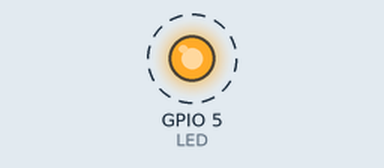
This program was run on a simulated Raspberry Pi (BCM pin numbers). Shown: output pins drawn as LEDs (lit = HIGH). Dashed ring = blinking.

Above: at 0.5 s.
Timing chart, 0 to 4.6 s (numbered marks = the images above):
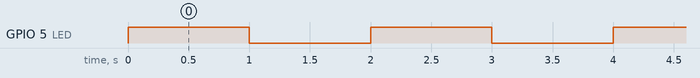

Measured:
- by itself, GPIO 5 (LED): alternates HIGH for 1.0 s and LOW for 1.0 s

The program:

LED_Test.py
```python
import RPi.GPIO as GPIO
import time

LED = 5

GPIO.setmode (GPIO.BCM)
GPIO.setup(LED, GPIO.OUT)
GPIO.output(LED, GPIO.HIGH)

def blink():
    GPIO.output(LED, GPIO.HIGH)
    time.sleep(1)
    GPIO.output(LED, GPIO.LOW)
    time.sleep(1)

def destroy():
    GPIO.output(LED, GPIO.LOW)
    GPIO.cleanup()

if __name__ == '__main__':
    try:
        while True:
            blink()
    except KeyboardInterrupt:
        destroy()
        
```
